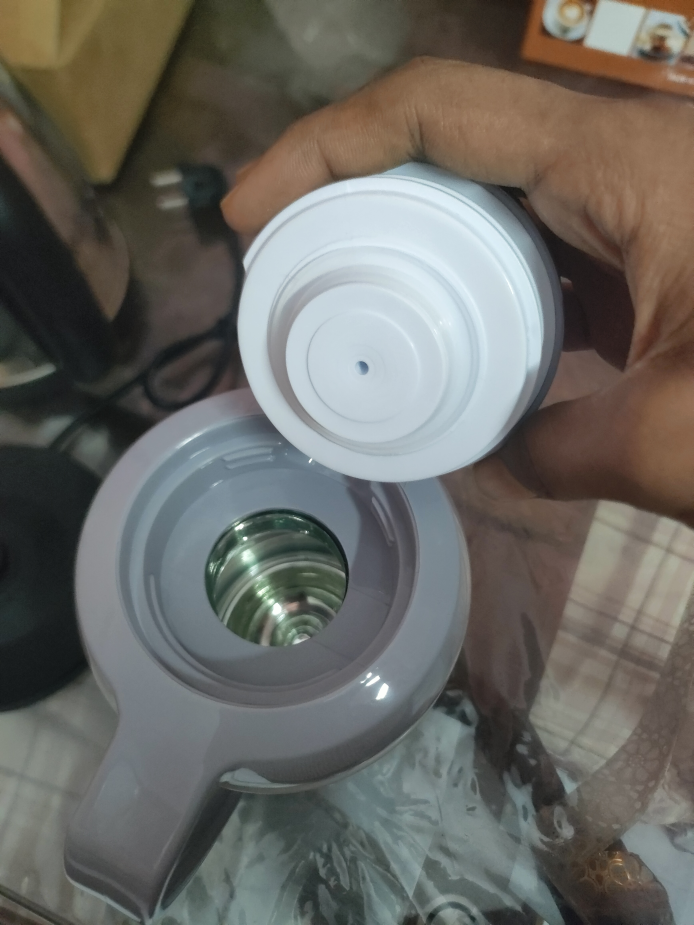
#> input picture .studio/ad/ref/IMG20261124225830.jpg, 3468 x 4624 px, given in place of IMG20261124225830.jpg_blue.png, which was not available (shown at 1/5 size)
$ python key_blue2.py ../ad/ref/IMG20261124225830.jpg
#> lines starting #> are read from the running program, lines starting #| are printed output that depends on the picture; after the words box and inside, x2 and y2 are one past the last pixel; in counts of white or black regions, pixels touching at a corner belong together
"""Chroma-key a product shot off a solid blue plate -> clean RGBA sprite (v2).

Lessons baked in (each one cost a render):
  * v1 applied the plate test to the whole frame, so every bluish *reflection
    inside* the mirror-polished steel was keyed out — the kettle came back with
    holes in its belly. Now only enclosed-by-border logic decides, and the
    handle aperture is explicitly re-keyed after fill_holes.
  * the plate has a soft cast shadow under the base that fuses with the black
    base as two "feet". The base bottom is one smooth arc, so the fix is
    geometric: find the last row where the silhouette is a single wide run and
    cut everything below it.
  * `border_value=1` on open/close, or a 1-px frame survives as "product".
  * the faint alpha tail must be trimmed (0.10 -> 1.0) or a blue rim shows.

Usage:  python key_blue2.py [kettle|flask] ...
"""
import os
import sys

import numpy as np
from PIL import Image, ImageFilter
from scipy import ndimage as ndi

HERE = os.path.dirname(os.path.abspath(__file__))
CUT = os.path.join(HERE, "..", "ad", "cut2")
SPR = os.path.join(HERE, "..", "ad", "sprite")


def corner_colour(a):
    return np.median(np.concatenate([
        a[:6, :6].reshape(-1, 3), a[:6, -6:].reshape(-1, 3),
        a[-6:, :6].reshape(-1, 3), a[-6:, -6:].reshape(-1, 3)]), axis=0)


def key(path, out, tol=74.0, feather=0.8, despill=0.9, report=True):
#> called with tol = 74, feather = 0.8, despill = 0.9, report = True
    im = Image.open(path).convert("RGB")
#> im is the input picture: PIL image 3468x4624 RGB; mean R, G, B 105.9, 104.4, 99.1
    a = np.asarray(im).astype(np.float32)
    h, w, _ = a.shape
#> h = 4624; w = 3468
    bg = corner_colour(a)
#> bg = [130.5, 96, 61.5]
    dist = np.abs(a - bg[None, None, :]).sum(-1)
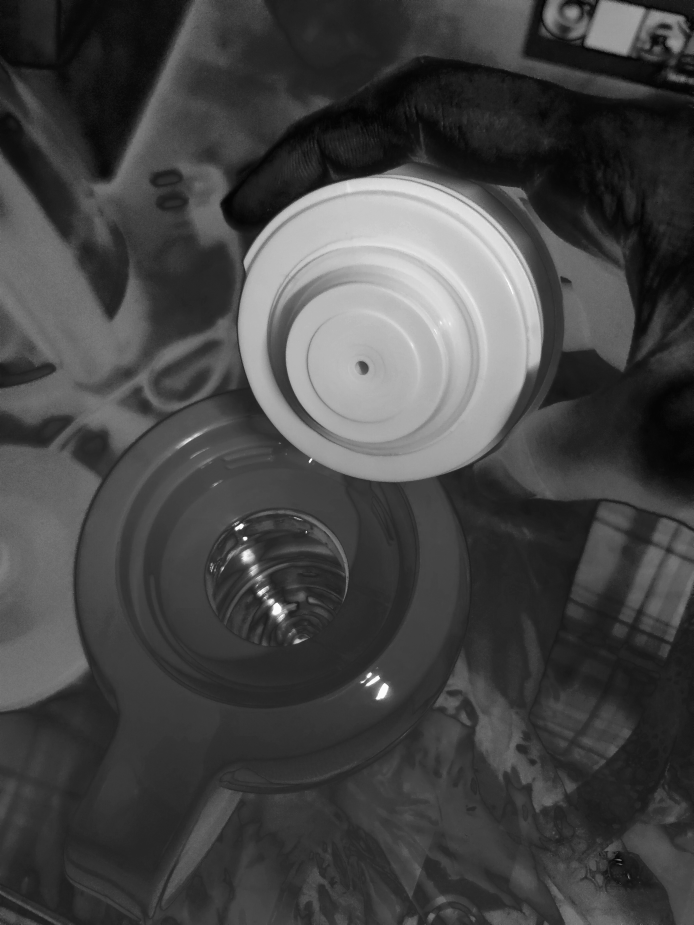
#> dist: shape (4624, 3468) float32 (shown at 1/5 size); min 1, max 477, mean 131; drawn with min black and max white

    plate = ndi.binary_closing(dist < tol, np.ones((5, 5), bool), border_value=1)
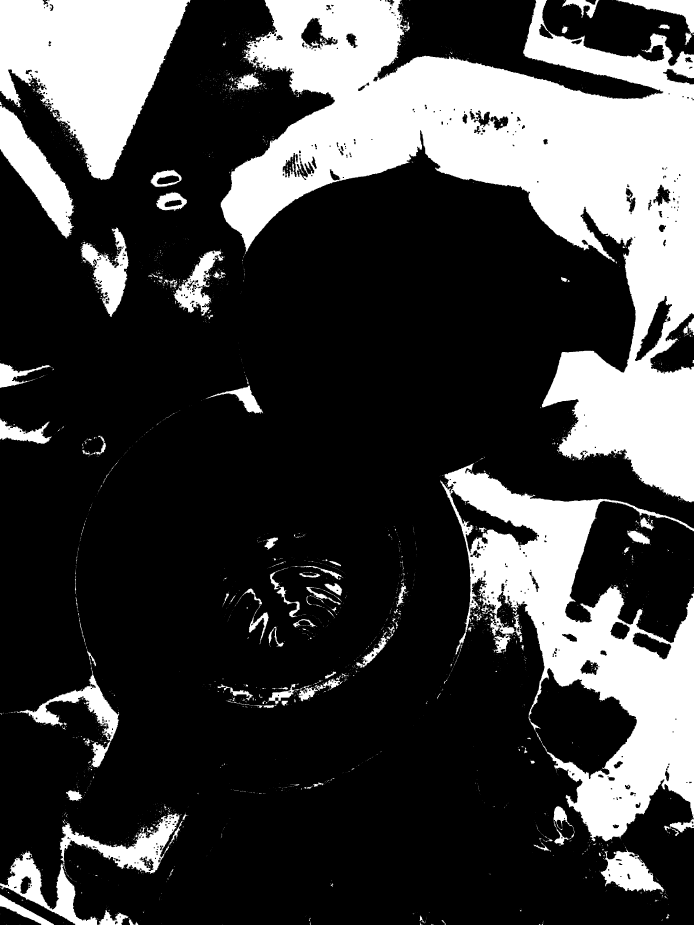
#> plate: shape (4624, 3468) bool (shown at 1/5 size); 25.5% white; 3380 white regions (3048 under 20 px), largest, box (x1, y1, x2, y2) and area: (1103, 0, 3468, 2516) 2166721, (2200, 2315, 3468, 4208) 862662, (0, 0, 954, 901) 509435
    solid = ndi.binary_fill_holes(ndi.binary_closing(~plate, np.ones((3, 3), bool)))
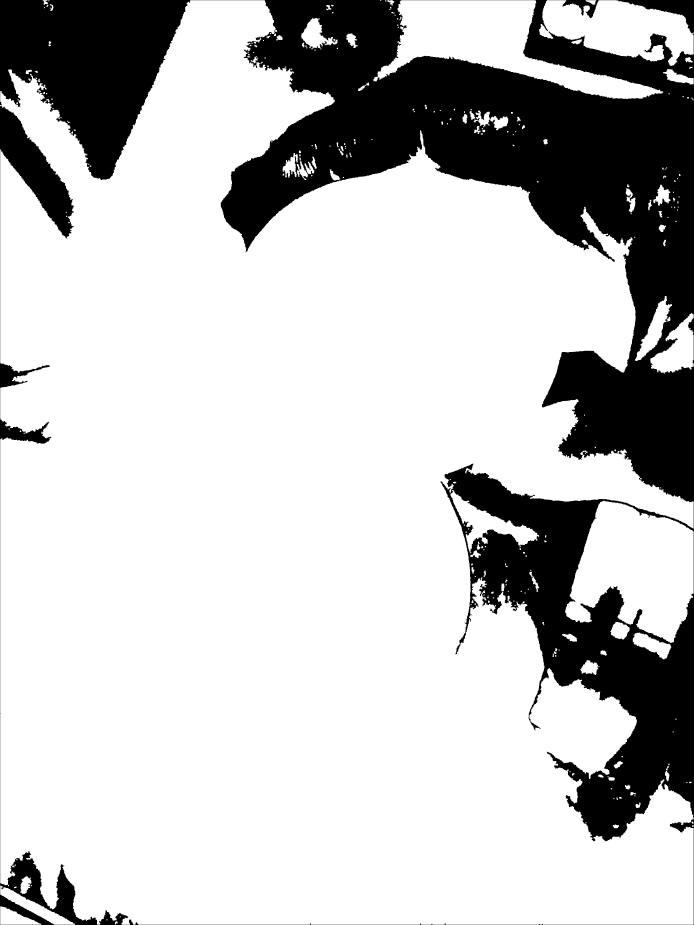
#> solid: shape (4624, 3468) bool (shown at 1/5 size); 76.7% white; 1 black region, box (x1, y1, x2, y2) and area: (0, 0, 3468, 4624) 3734868

    # enclosed plate (handle aperture, gap beside the spout) is still plate
    tight = ndi.binary_opening(dist < 40, np.ones((5, 5), bool))
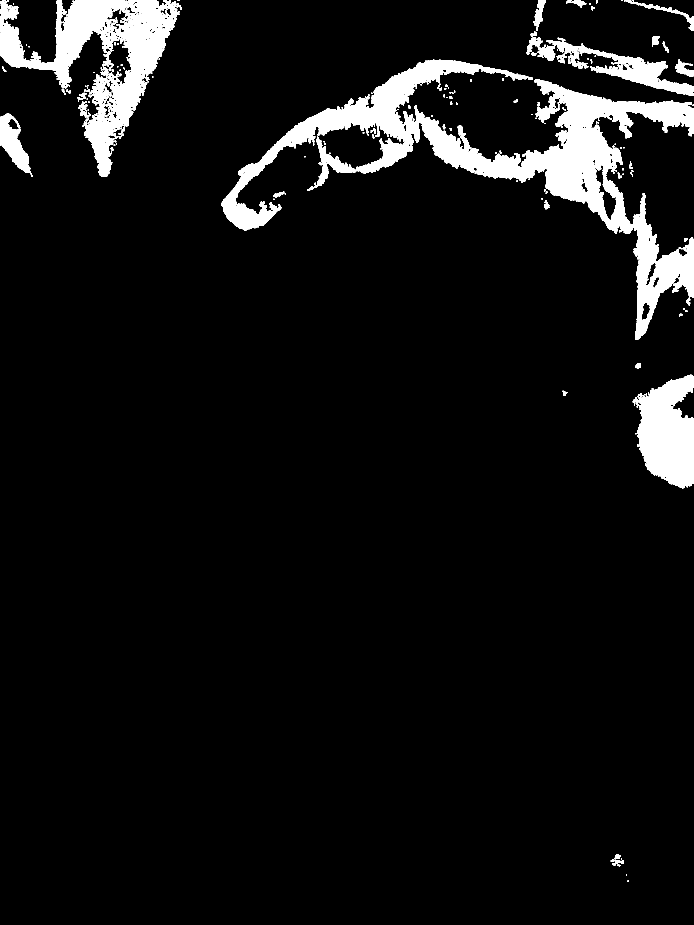
#> tight: shape (4624, 3468) bool (shown at 1/5 size); 6.4% white; 461 white regions, largest, box (x1, y1, x2, y2) and area: (1107, 299, 3468, 1698) 541718, (0, 0, 896, 885) 220897, (3175, 1874, 3468, 2442) 115318
    solid &= ~tight
#> solid: shape (4624, 3468) bool; 76.7% white; 9 black regions, largest, box (x1, y1, x2, y2) and area: (0, 0, 3468, 4624) 3734868, (3066, 4301, 3120, 4326) 660, (3073, 4271, 3103, 4296) 511

    opened = ndi.binary_opening(solid, np.ones((15, 15), bool))
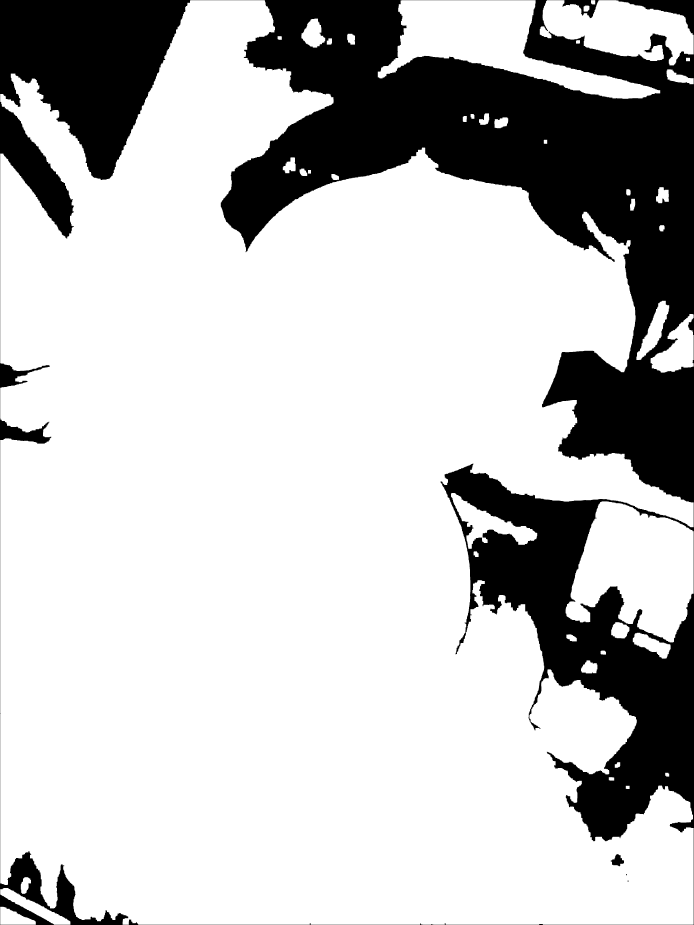
#> opened: shape (4624, 3468) bool (shown at 1/5 size); 76.3% white; 4 black regions, box (x1, y1, x2, y2) and area: (0, 0, 3468, 4624) 3802594, (3054, 4271, 3120, 4331) 2300, (3130, 4371, 3135, 4376) 25, (3138, 4403, 3143, 4408) 25
#> (the run stopped early here; a loop or call above may not have finished)
